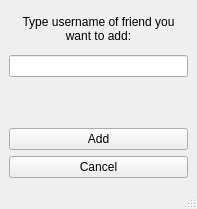
<?xml version="1.0" encoding="UTF-8"?>
<ui version="4.0">
 <class>AddFriendWindow</class>
 <widget class="QMainWindow" name="AddFriendWindow">
  <property name="geometry">
   <rect>
    <x>0</x>
    <y>0</y>
    <width>197</width>
    <height>209</height>
   </rect>
  </property>
  <property name="minimumSize">
   <size>
    <width>177</width>
    <height>181</height>
   </size>
  </property>
  <property name="windowTitle">
   <string>Add friend</string>
  </property>
  <widget class="QWidget" name="centralwidget">
   <layout class="QGridLayout" name="gridLayout">
    <item row="0" column="0">
     <layout class="QVBoxLayout" name="verticalLayout">
      <item>
       <widget class="QLabel" name="label">
        <property name="text">
         <string>Type username of friend you want to add:</string>
        </property>
        <property name="alignment">
         <set>Qt::AlignCenter</set>
        </property>
        <property name="wordWrap">
         <bool>true</bool>
        </property>
       </widget>
      </item>
      <item>
       <widget class="QLineEdit" name="emailLineEdit"/>
      </item>
      <item>
       <widget class="QLabel" name="statusLabel">
        <property name="text">
         <string/>
        </property>
       </widget>
      </item>
      <item>
       <widget class="QPushButton" name="addButton">
        <property name="text">
         <string>Add</string>
        </property>
       </widget>
      </item>
      <item>
       <widget class="QPushButton" name="cancelButton">
        <property name="text">
         <string>Cancel</string>
        </property>
       </widget>
      </item>
     </layout>
    </item>
   </layout>
  </widget>
  <widget class="QStatusBar" name="statusbar"/>
 </widget>
 <resources/>
 <connections/>
</ui>
